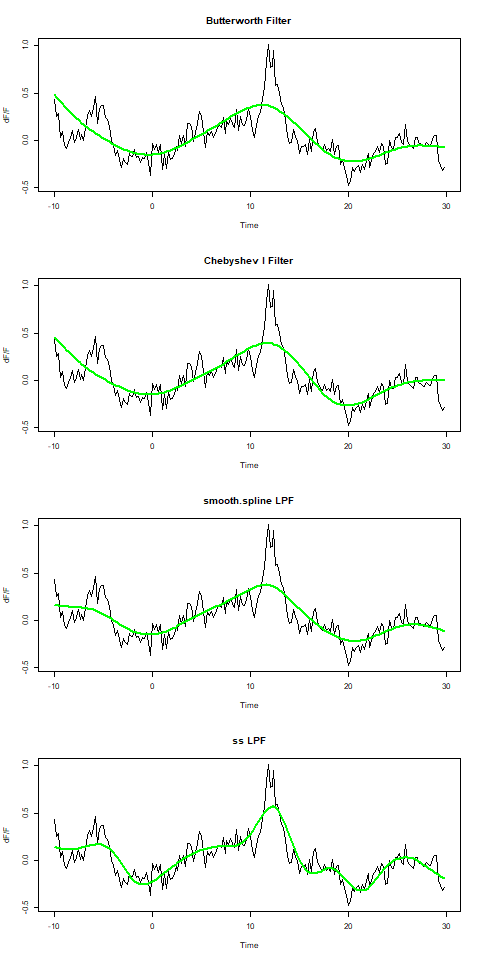

Reproduce this figure in R.
## Required packages
library(data.table)
library(dplyr)
library(tidyverse)
library(gsignal)
library(boxfilter)
library(npreg)
## Open a png file
png(filename = "./plots/MR9204.11.png", width = 480, height = 960)
## make the plot
par(mfrow = c(4, 1))
## Butterworth Filter
stable <- butter(3, 1/30, "low", output = "Sos")
plot(G9204.11$time, G9204.11$dFF, type = "l", main = "Butterworth Filter", xlab = "Time", ylab = "dF/F")
z5 <- filtfilt(stable, G9204.11$dFF)
lines(G9204.11$time, z5, col = "green", lwd = 2)
# Chebyshev I Filter
stable <- cheby1(6, 0.1, 1/25, "low", output = "Sos")
plot(G9204.11$time, G9204.11$dFF, type = "l", main = "Chebyshev I Filter", xlab = "Time", ylab = "dF/F")
z5 <- filtfilt(stable, G9204.11$dFF)
lines(G9204.11$time, z5, col = "green", lwd = 2)
# smooth.spline LPF
lowpass.spline.5 <- smooth.spline(G9204.11$time, G9204.11$dFF, spar = .8)
plot(G9204.11$time, G9204.11$dFF, type = "l", main = "smooth.spline LPF", xlab = "Time", ylab = "dF/F")
lines(predict(lowpass.spline.5, G9204.11$time), col = "green", lwd = 2)
#ss LPF
ss.5 <- ss(G9204.11$time, G9204.11$dFF, nknots = 15, m = 2)
plot(G9204.11$time, G9204.11$dFF, type = "l", main = "ss LPF", xlab = "Time", ylab = "dF/F")
lines(predict(ss.5, G9204.11$time), col = "green", lwd = 2)
dev.off()
